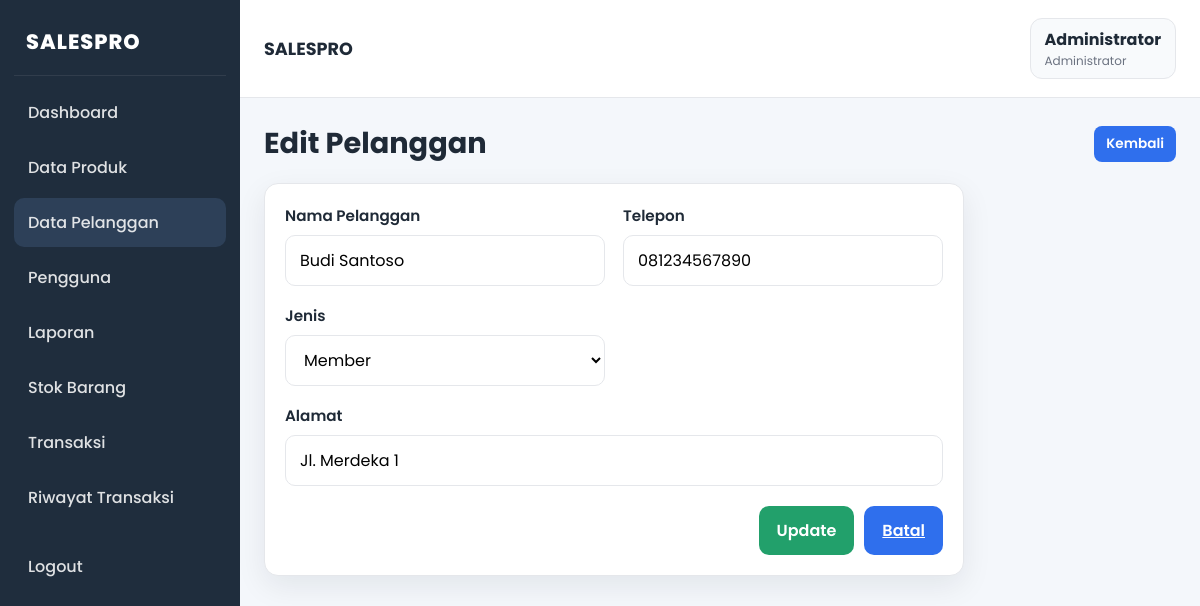
Page /pelanggan/edit.php?id=2 (signed in) on the committed database.
### tables this page shows
CREATE TABLE IF NOT EXISTS pelanggan (
  pelanggan_id INT AUTO_INCREMENT PRIMARY KEY,
  nama_pelanggan VARCHAR(100) NOT NULL,
  alamat TEXT,
  telepon VARCHAR(20),
  jenis ENUM('umum','member') NOT NULL DEFAULT 'umum'
);

### pelanggan/edit.php (the view, shortened to what this page needs)
<?php
$id = (int) ($_GET['id'] ?? 0);
$conn = dbConnect();
$stmt = $conn->prepare('SELECT * FROM pelanggan WHERE pelanggan_id = ?');
$stmt->bind_param('i', $id);
$stmt->execute();
$customer = $stmt->get_result()->fetch_assoc();
?>
<?php include __DIR__ . '/../includes/header.php'; ?>
<body>
    <div class="app-shell">
        <?php include __DIR__ . '/../includes/sidebar.php'; ?>
        <main class="main-content">
            <?php include __DIR__ . '/../includes/topbar.php'; ?>
            <div class="page-content">
                <div class="page-header">
                    <h2>Edit Pelanggan</h2>
                    <a href="index.php" class="link-btn primary">Kembali</a>
                </div>
                <div class="form-card">
                    <form method="POST">
                        <div class="form-row">
                            <div class="form-group">
                                <label>Nama Pelanggan</label>
                                <input type="text" name="nama_pelanggan" value="<?php echo htmlspecialchars($customer['nama_pelanggan']); ?>" required>
                            </div>
                            <div class="form-group">
                                <label>Telepon</label>
                                <input type="text" name="telepon" value="<?php echo htmlspecialchars($customer['telepon'] ?? ''); ?>">
                            </div>
                            <div class="form-group">
                                <label>Jenis</label>
                                <select name="jenis">
                                    <option value="member" <?php echo ($customer['jenis'] ?? 'umum') === 'member' ? 'selected' : ''; ?>>Member</option>
                                </select>
                            </div>
                            <div class="form-group" style="grid-column: 1 / -1;">
                                <label>Alamat</label>
                                <input type="text" name="alamat" value="<?php echo htmlspecialchars($customer['alamat'] ?? ''); ?>">
                            </div>
                        </div>
                        <div class="form-actions">
                            <button type="submit" class="btn btn-success">Update</button>
                            <a href="index.php" class="btn btn-primary">Batal</a>
                        </div>
                    </form>
                </div>
            </div>
        </main>
    </div>
</body>
</html>

### assets/css/style.css (style rules this page uses)
:root { --sidebar-bg: #1f2d3d; --sidebar-hover: #2d4058; --primary: #2f6fed; --primary-dark: #1d4fb5; --bg: #f4f7fb; --card: #ffffff; --text: #1f2a37; --muted: #6b7280; --border: #e5e7eb; --success: #22a06b; --danger: #dc3545; --warning: #f59e0b; --shadow: 0 10px 30px rgba(15, 23, 42, 0.08); }
* { box-sizing: border-box; }
html { font-size: 16px; }
body { margin: 0; font-family: "Poppins", Arial, sans-serif; background: var(--bg); color: var(--text); overflow-x: hidden; }
button, input, select { font: inherit; }
.form-group { display: flex; flex-direction: column; gap: 8px; }
.form-group label { font-size: 0.95rem; font-weight: 600; color: var(--text); }
.form-group input, .form-group select { border: 1px solid var(--border); background: #fff; border-radius: 10px; padding: 12px 14px; outline: none; transition: 0.2s; }
.btn { cursor: pointer; border: none; border-radius: 10px; padding: 12px 18px; font-weight: 600; transition: 0.2s ease; }
.btn-primary { background: var(--primary); color: #fff; }
.btn-success { background: var(--success); color: #fff; }
.app-shell { display: flex; min-height: 100vh; }
.main-content { flex: 1; min-width: 0; }
.page-content { padding: 24px; }
.page-header { display: flex; align-items: center; justify-content: space-between; gap: 16px; margin-bottom: 18px; }
.page-header h2 { margin: 0; font-size: 1.8rem; }
.link-btn { text-decoration: none; display: inline-flex; align-items: center; justify-content: center; padding: 8px 12px; border-radius: 8px; font-size: 0.85rem; font-weight: 600; }
.link-btn.primary { background: var(--primary); color: #fff; }
.form-card { background: var(--card); border: 1px solid var(--border); border-radius: 14px; padding: 20px; box-shadow: var(--shadow); max-width: 700px; }
.form-row { display: grid; grid-template-columns: repeat(2, minmax(0, 1fr)); gap: 18px; }
.form-actions { display: flex; justify-content: flex-end; gap: 10px; margin-top: 20px; }

### rows in the picture
pelanggan: nama_pelanggan "Budi Santoso", telepon "081234567890", jenis "Member", alamat "Jl. Merdeka 1"

### other values in the picture
$user['nama'] "Administrator"
$user['role'] "Administrator"
